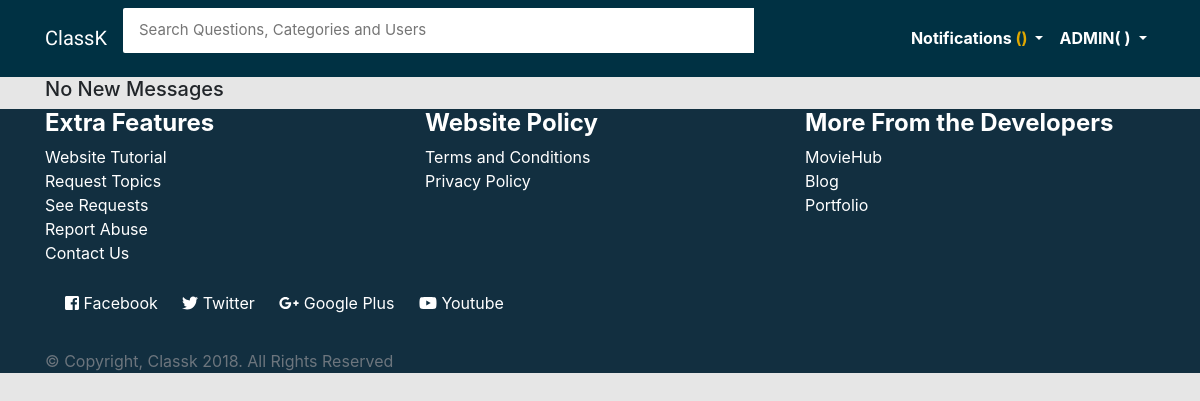
Before: /see-contacts/ (signed in) with the older database file.
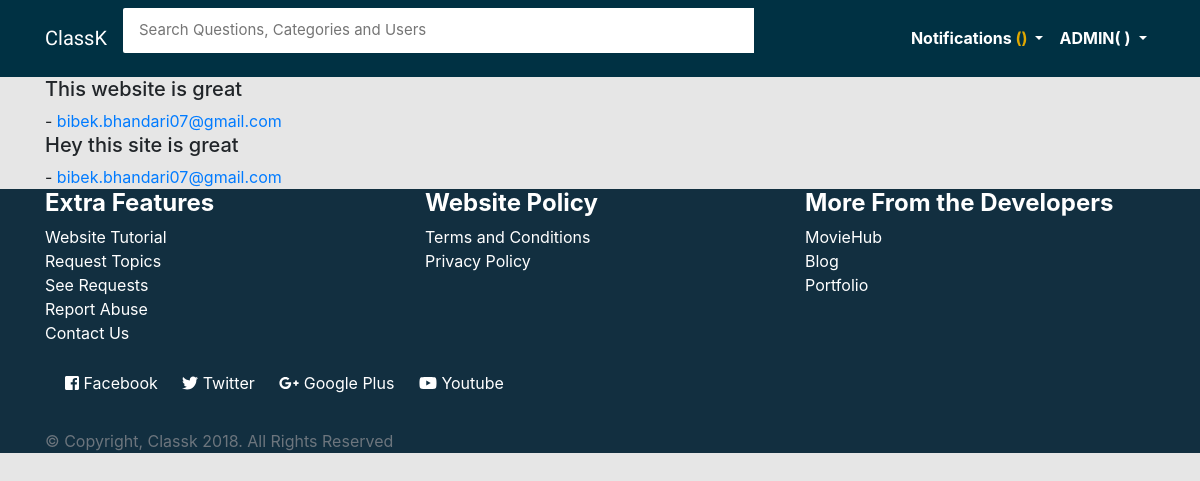
After: the same page with the newer database file.
### main/models.py (models this page shows, shortened)
class Contact(models.Model):
    name = models.CharField(max_length=150)
    email = models.EmailField(max_length=150)
    message = models.TextField(max_length=500)
    date = models.DateTimeField(default=timezone.now())

### main/views.py (the view)
# urls.py: url(r'^see-contacts/$', views.contact_view, name='contact_view')
def contact_view(request):
    if request.user.is_superuser:
        contacts = Contact.objects.all()
        context = {
            'contacts':contacts
        }
        return render(request, 'main/contact-view.html', context)
    else:
        return redirect("main:home")

### main/templates/main/contact-view.html (shortened to what this page needs)
{% extends 'main/base.html' %}
{% block content %}
    <div class="container">
        {% if contacts %}
            {% for r in contacts %}
                <h5>{{r.message}}</h5> - <a href="mailto:{{ r.email }}?Subject=Thank%20You%20For%20  Your%20Message" target="_top">{{ r.email }}</a>
            {% endfor %}
        {% else %}
            <h5>No New Messages</h5>
        {% endif %}
    </div>
{% endblock %}

### main/templates/main/base.html (shortened to what this page needs)
<html lang="en">
<head>
    <link href="https://maxcdn.bootstrapcdn.com/bootstrap/4.0.0/css/bootstrap.min.css" rel="stylesheet"
> {% load staticfiles %}
    <link rel="stylesheet" href="{% static 'css/main.css' %}">
    <link href="https://maxcdn.bootstrapcdn.com/font-awesome/4.7.0/css/font-awesome.min.css" rel="stylesheet"
>
</head>
<body>
    <header>
        <nav class="navbar navbar-expand-lg navbar-light" style="background-color:#003143;">
            <div class="container">
                <a class="navbar-brand text-white" href="{% url 'main:home' %}" id="brand">ClassK</span>
                </a>
                <div class="collapse navbar-collapse" id="navbarNav">
                    <div class="bam-navbar-search smallsearch col-sm-8 col-xs-11">
                        <form action="{% url 'main:home' %}" method="get" class="row">
                            <input class="bam-navbar-input col-md-11" type="search" placeholder="Search Questions, Categories and Users" name="q" , value="">
                        </form>
                    </div>
                    <ul class="nav navbar-nav ml-auto w-100 justify-content-end" id="item">
                        {% if user.is_authenticated %}
                        <li class="nav-item dropdown">
                            <a class="nav-link dropdown-toggle" href="#" id="navbarDropdownMenuLink" data-toggle="dropdown" aria-haspopup="true" aria-expanded="false"
                                style="color:white;">
                                <strong>Notifications
                                    <span style="color:#E0A800;">({{ notif_counts }})</span>
                                </strong>
                            </a>
                        </li>
                        <li class="nav-item dropdown">
                            <a class="nav-link dropdown-toggle" href="#" id="navbarDropdownMenuLink" data-toggle="dropdown" aria-haspopup="true" aria-expanded="false"
                                style="color:white;">
                                <strong> {{ user.username|upper }}( {{ score }} )</strong>
                            </a>
                        </li>
                        {% endif %}
                    </ul>
                </div>
            </div>
        </nav>
    </header>
    {% block content %} {% endblock %}
    <footer class="footer">
        <div class="container" id="contents-footer">
            <div class="row">
                <div class="col-md-4">
                    <h4>
                        <strong>Extra Features</strong>
                    </h4>
                    <ul class="list-contents">
                        <a href="{% url 'main:tutorial' %}">
                            <li>Website Tutorial</li>
                        </a>
                        <a href="{% url 'main:request_topic' %}">
                            <li>Request Topics</li>
                        </a>
                        <a href="{% url 'main:display_request' %}">
                            <li>See Requests</li>
                        </a>
                        <a href="#">
                            <li>Report Abuse</li>
                        </a>
                        <a href="{% url 'main:contact' %}">
                            <li> Contact Us</li>
                        </a>
                    </ul>
                </div>
                <div class="col-md-4">
                    <h4>
                        <strong>Website Policy</strong>
                    </h4>
                    <ul class="list-contents">
                        <a href="#">
                            <li>Terms and Conditions</li>
                        </a>
                        <a href="#">
                            <li>Privacy Policy</li>
                        </a>
                    </ul>
                </div>
                <div class="col-md-4">
                    <h4>
                        <strong>More From the Developers</strong>
                    </h4>
                    <ul class="list-contents">
                        <a href="#">
                            <li>MovieHub</li>
                        </a>
                        <a href="#">
                            <li>Blog</li>
                        </a>
                        <a href="#">
                            <li>Portfolio</li>
                        </a>
                    </ul>
                </div>
            </div>
            <div class="social-media-links">
                <a href="https://www.facebook.com/whysoserious13" target="_blank"> <i class="fab fa-facebook-square"></i> Facebook</a>
                <a href="https://twitter.com/techinov22" target="_blank"> <i class="fab fa-twitter"></i>  Twitter</a>
                <a href="https://plus.google.com/u/0/113475651357673842065" target="_blank"> <i class="fab fa-google-plus-g"></i>  Google Plus</a>
                <a href="https://www.youtube.com/c/onthir" target="_blank"> <i class="fab fa-youtube"></i>  Youtube</a>
            </div>
             <br>
            <span class="text-muted text-center">&copy; Copyright, Classk 2018. All Rights Reserved</span>
        </div>
    </footer>
</body>
</html>

### account/static/css/main.css (style rules this page uses)
body { background: #e6e6e6; }
.bam-navbar-input { padding: 11px 16px; border-radius: 2px 0 0 2px; border: 0 none; outline: 0 none; font-size: 15px; }
#brand { font-family: 'Francois One', sans-serif; }
#contents-footer { color: white; }
.footer { background-color: #122f40; }
.list-contents li { list-style-type: none; }
.list-contents a { text-decoration: none; color: white; }
ul { padding: 0; }
.social-media-links { padding: 10px; }
.social-media-links a { text-decoration: none; color: white; padding: 10px; }

Changed rows visible on the page:
added Contact: message "This website is great", email "bibek.bhandari07@gmail.com"
added Contact: message "Hey this site is great", email "bibek.bhandari07@gmail.com"
Other visible differences:
text no longer shown: "No New Messages"
